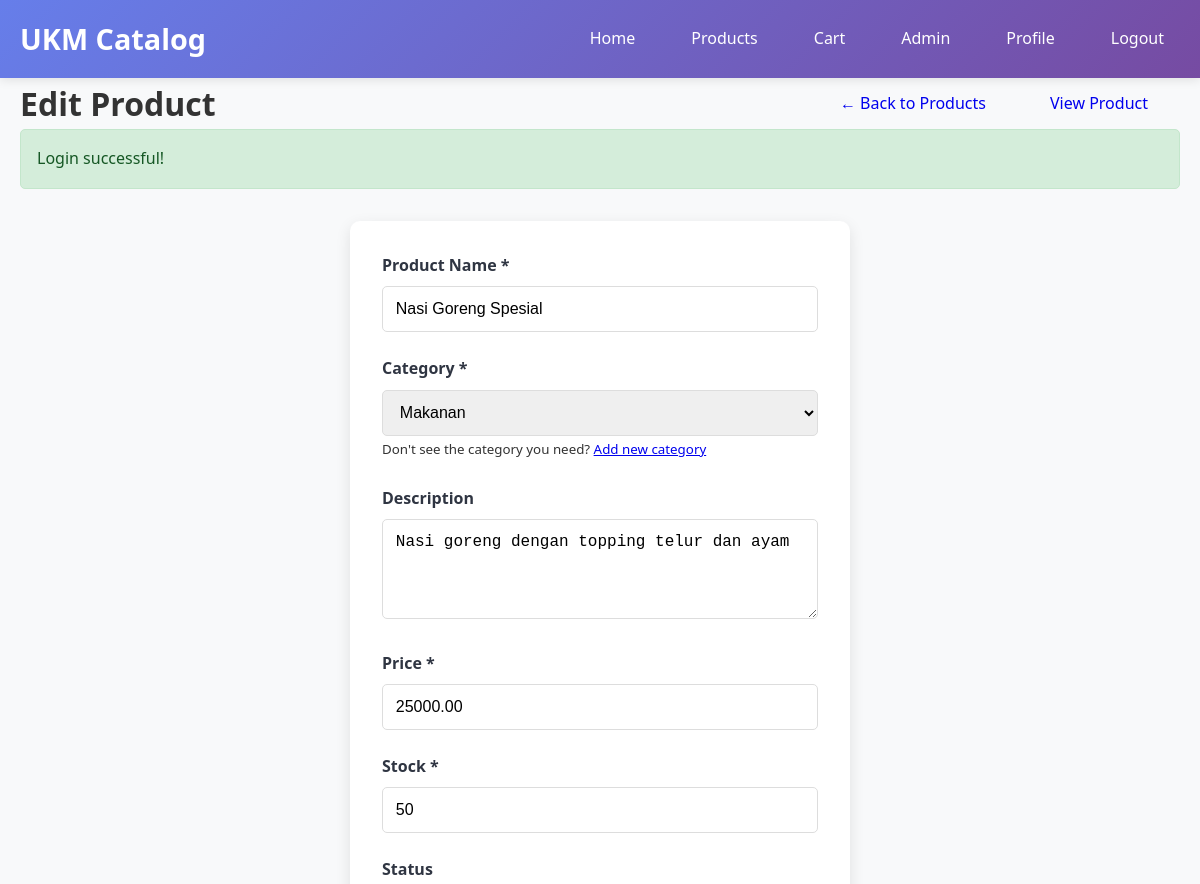
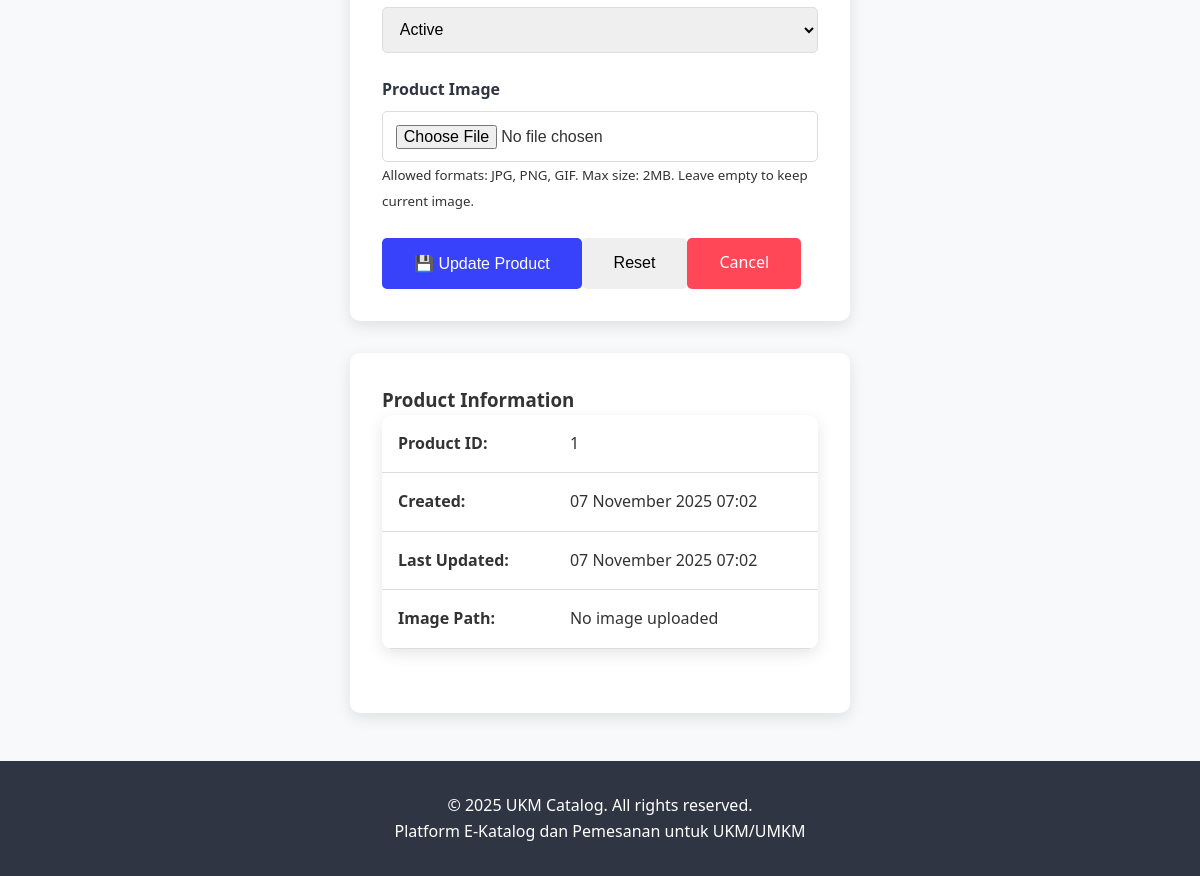
/admin/edit-product.php?id=1 (signed in), run on the app's committed database (2 pictures, top to bottom).
### tables this page shows
CREATE TABLE IF NOT EXISTS products (
    id INT PRIMARY KEY AUTO_INCREMENT,
    category_id INT,
    name VARCHAR(200) NOT NULL,
    description TEXT,
    price DECIMAL(10,2) NOT NULL,
    stock INT DEFAULT 0,
    image VARCHAR(255),
    status ENUM('active', 'inactive') DEFAULT 'active',
    created_at DATETIME DEFAULT CURRENT_TIMESTAMP,
    updated_at DATETIME DEFAULT CURRENT_TIMESTAMP ON UPDATE CURRENT_TIMESTAMP,
    FOREIGN KEY (category_id) REFERENCES categories(id) ON DELETE SET NULL
);

CREATE TABLE IF NOT EXISTS categories (
    id INT PRIMARY KEY AUTO_INCREMENT,
    name VARCHAR(100) NOT NULL,
    description TEXT,
    image VARCHAR(255),
    status ENUM('active', 'inactive') DEFAULT 'active',
    created_at DATETIME DEFAULT CURRENT_TIMESTAMP,
    updated_at DATETIME DEFAULT CURRENT_TIMESTAMP ON UPDATE CURRENT_TIMESTAMP
);

### admin/edit-product.php (the view, shortened to what this page needs)
<?php
require_once '../config/config.php';
$productId = isset($_GET['id']) ? intval($_GET['id']) : 0;
$query = "SELECT * FROM products WHERE id = ?";
$stmt = $db->prepare($query);
$stmt->execute([$productId]);
$product = $stmt->fetch(PDO::FETCH_ASSOC);
$query = "SELECT * FROM categories WHERE status = 'active' ORDER BY name";
$stmt = $db->prepare($query);
$stmt->execute();
$categories = $stmt->fetchAll(PDO::FETCH_ASSOC);
include '../includes/header.php';
?>
<div class="container mt-4">
    <div class="d-flex justify-content-between align-items-center mb-4">
        <h1>Edit Product</h1>
        <div class="d-flex gap-2">
            <a href="products.php" class="btn btn-secondary">← Back to Products</a>
            <a href="../product-detail.php?id=<?php echo $product['id']; ?>" class="btn btn-info" target="_blank">View Product</a>
        </div>
    </div>
    <div class="form-container">
        <form method="POST" enctype="multipart/form-data" class="needs-validation" novalidate>
            <div class="form-group">
                <label for="name">Product Name *</label>
                <input type="text" class="form-control" id="name" name="name" required
                       value="<?php echo htmlspecialchars($product['name']); ?>"
                       placeholder="Enter product name">
            </div>
            <div class="form-group">
                <label for="category_id">Category *</label>
                <select class="form-control" id="category_id" name="category_id" required>
                    <?php foreach ($categories as $category): ?>
                        <option value="<?php echo $category['id']; ?>"
                                <?php echo $product['category_id'] == $category['id'] ? 'selected' : ''; ?>>
                            <?php echo htmlspecialchars($category['name']); ?>
                        </option>
                    <?php endforeach; ?>
                </select>
                <small class="form-text text-muted">
                    Don't see the category you need? <a href="add-category.php" target="_blank">Add new category</a>
                </small>
            </div>
            <div class="form-group">
                <label for="description">Description</label>
                <textarea class="form-control" id="description" name="description" rows="4"
                          placeholder="Enter product description"><?php echo htmlspecialchars($product['description']); ?></textarea>
            </div>
            <div class="row">
                <div class="col-md-4">
                    <div class="form-group">
                        <label for="price">Price *</label>
                        <input type="number" class="form-control" id="price" name="price" step="0.01" min="0" required
                               value="<?php echo htmlspecialchars($product['price']); ?>"
                               placeholder="0.00">
                    </div>
                </div>
                <div class="col-md-4">
                    <div class="form-group">
                        <label for="stock">Stock *</label>
                        <input type="number" class="form-control" id="stock" name="stock" min="0" required
                               value="<?php echo htmlspecialchars($product['stock']); ?>"
                               placeholder="0">
                    </div>
                </div>
                <div class="col-md-4">
                    <div class="form-group">
                        <label for="status">Status</label>
                        <select class="form-control" id="status" name="status">
                            <option value="active" <?php echo $product['status'] === 'active' ? 'selected' : ''; ?>>Active</option>
                        </select>
                    </div>
                </div>
            </div>
            <div class="form-group">
                <label for="image">Product Image</label>
                <input type="file" class="form-control" id="image" name="image" accept="image/*">
                <small class="form-text text-muted">
                    Allowed formats: JPG, PNG, GIF. Max size: 2MB. Leave empty to keep current image.
                </small>
            </div>
            <div class="d-flex gap-2">
                <button type="submit" class="btn btn-primary">💾 Update Product</button>
                <button type="button" class="btn btn-secondary" onclick="resetForm()">Reset</button>
                <a href="products.php" class="btn btn-danger">Cancel</a>
            </div>
        </form>
    </div>
    <div class="form-container mt-5">
        <h3>Product Information</h3>
        <div class="table-container">
            <table class="table">
                <tr>
                    <td><strong>Product ID:</strong></td>
                    <td><?php echo $product['id']; ?></td>
                </tr>
                <tr>
                    <td><strong>Created:</strong></td>
                    <td><?php echo date('d F Y H:i', strtotime($product['created_at'])); ?></td>
                </tr>
                <tr>
                    <td><strong>Last Updated:</strong></td>
                    <td><?php echo $product['updated_at'] ? date('d F Y H:i', strtotime($product['updated_at'])) : 'Never'; ?></td>
                </tr>
                <tr>
                    <td><strong>Image Path:</strong></td>
                    <td><?php echo $product['image'] ? UPLOAD_URL . $product['image'] : 'No image uploaded'; ?></td>
                </tr>
            </table>
        </div>
    </div>
</div>
<?php include '../includes/footer.php'; ?>

### assets/css/style.css (style rules this page uses)
* { margin: 0; padding: 0; box-sizing: border-box; }
body { font-family: 'Segoe UI', Tahoma, Geneva, Verdana, sans-serif; line-height: 1.6; color: #333; background-color: #f8f9fa; }
.container { max-width: 1200px; margin: 0 auto; padding: 0 20px; }
.btn { display: inline-block; padding: 0.8rem 2rem; text-decoration: none; border-radius: 5px; transition: all 0.3s; cursor: pointer; border: none; font-size: 1rem; }
.btn-primary { background-color: #3742fa; color: white; }
.btn-danger { background-color: #ff4757; color: white; }
.form-container { max-width: 500px; margin: 2rem auto; background: white; padding: 2rem; border-radius: 10px; box-shadow: 0 5px 15px rgba(0,0,0,0.1); }
.form-group { margin-bottom: 1.5rem; }
.form-group label { display: block; margin-bottom: 0.5rem; font-weight: 600; color: #2f3542; }
.form-control { width: 100%; padding: 0.8rem; border: 1px solid #ddd; border-radius: 5px; font-size: 1rem; transition: border-color 0.3s; }
.table-container { background: white; border-radius: 10px; box-shadow: 0 5px 15px rgba(0,0,0,0.1); overflow-x: auto; margin-bottom: 2rem; }
.table { width: 100%; border-collapse: collapse; }
.table th, .table td { padding: 1rem; text-align: left; border-bottom: 1px solid #ddd; }
.d-flex { display: flex; }
.justify-content-between { justify-content: space-between; }
.align-items-center { align-items: center; }

### data on the page
products: name "Nasi Goreng Spesial", category_id "Makanan", description "Nasi goreng dengan topping telur dan ayam", price "25000.00", stock "50", status "Active", id "1", created_at "07 November 2025 07:02", updated_at "07 November 2025 07:02"

### other printed values
$message "Login successful!"
